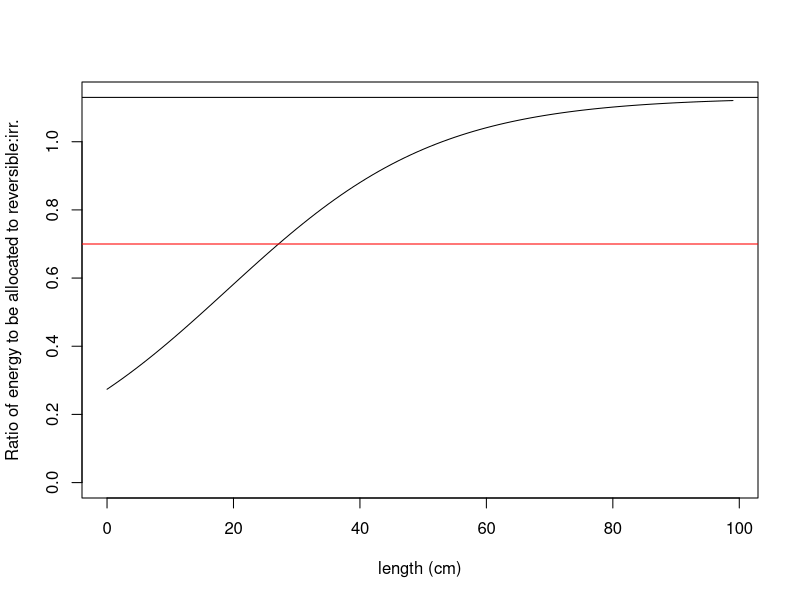
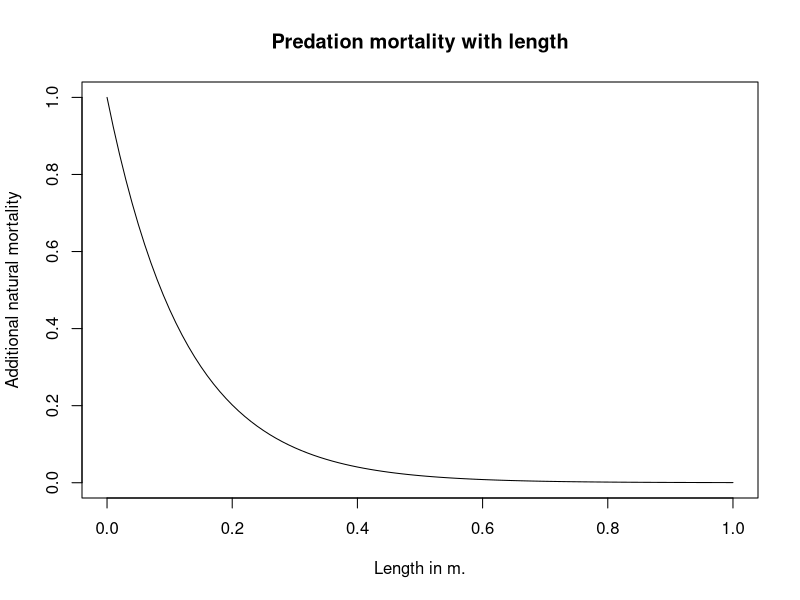
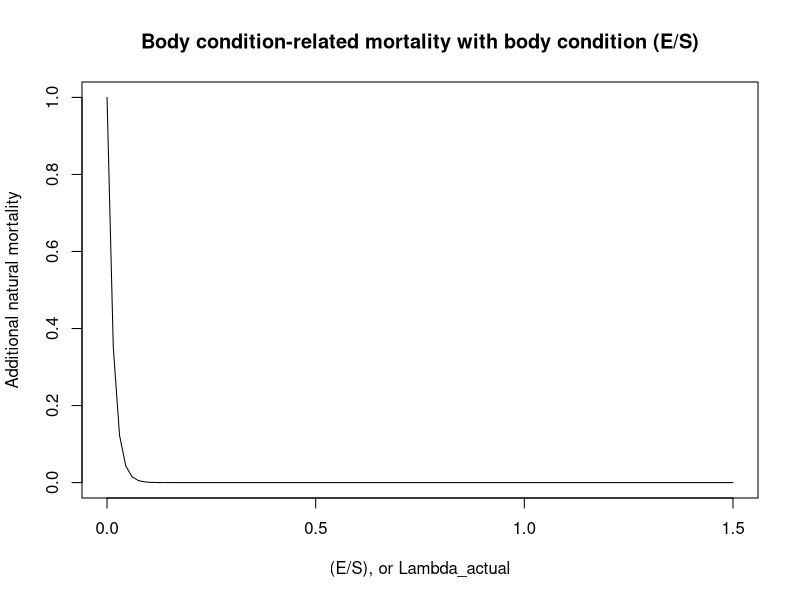
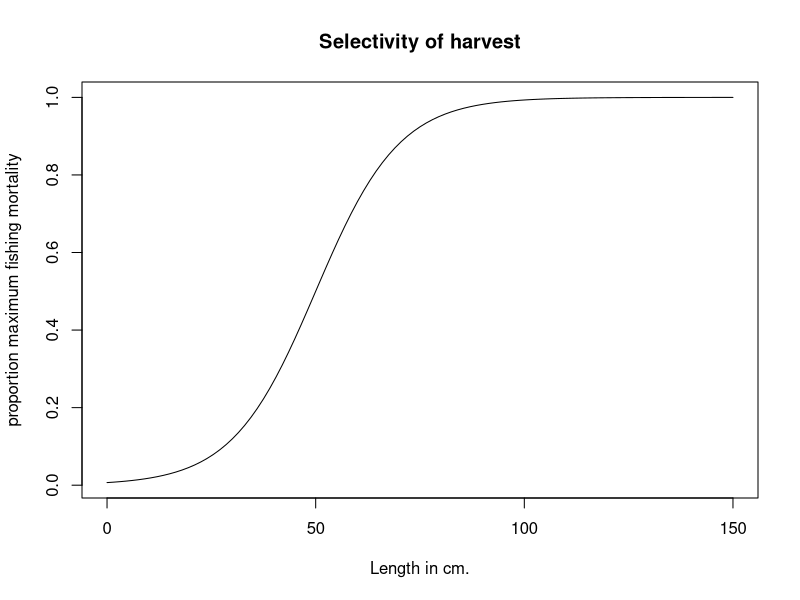
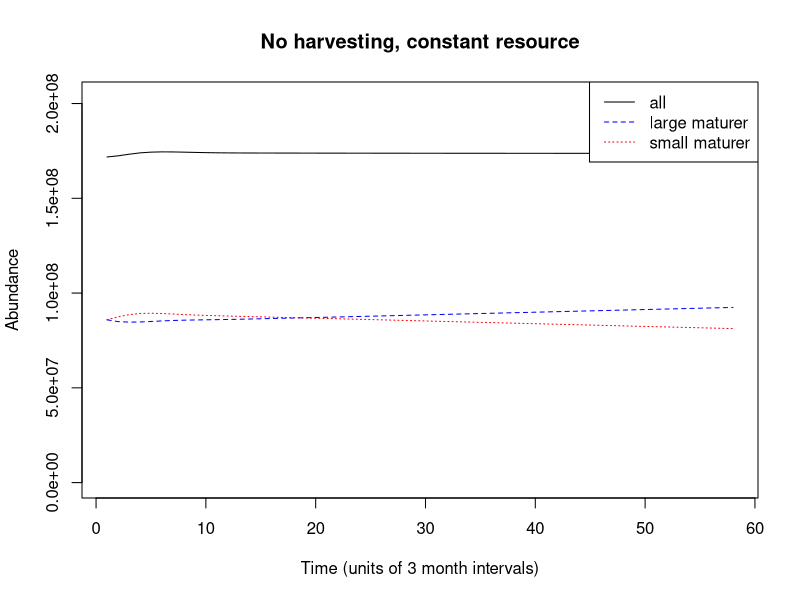
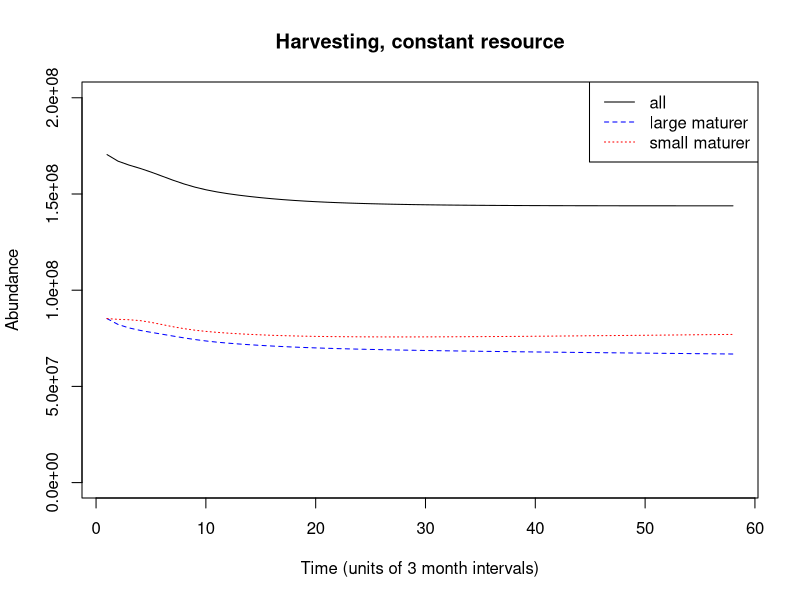
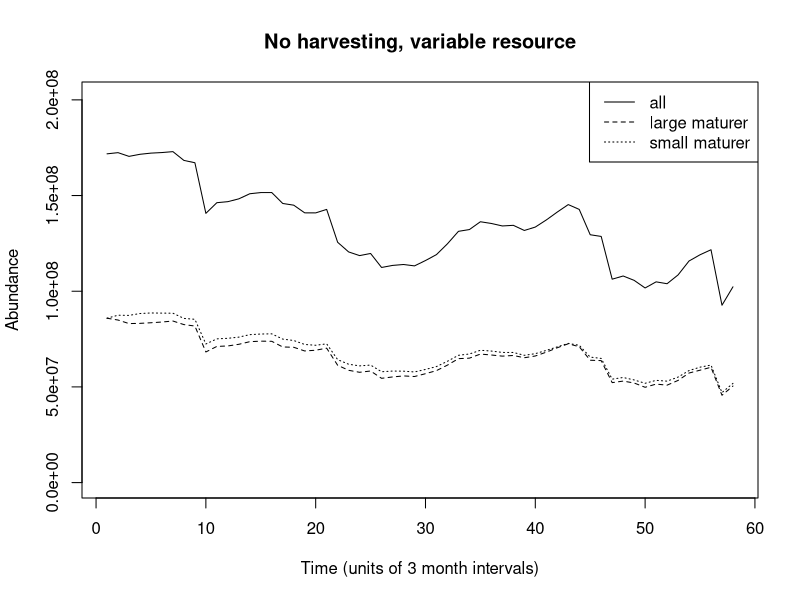

R code for these plots, in order: (Note: a time limit stopped this script after it produced the figures.)
## ---- chunk 1
knitr::opts_chunk$set(echo = TRUE)
## ---- chunk 2
ratios <- vector(mode="numeric", length=25)
r =6
# In meters
a_bar = 0.2
lambda_min=0

lambda_max=1.13

for (i in 1:100) {
  ratios[i] <- lambda_min + (lambda_max-lambda_min)*(exp(r*((i/100)-a_bar)))/(1+exp(r*((i/100)-a_bar)))
}
plot(0:(length(ratios)-1), ratios, xlab="length (cm)", ylab="Ratio of energy to be allocated to reversible:irr.", type="l", ylim=c(lambda_min, lambda_max))
abline(h=1.13)
abline(h=0.7, col="red")
## ---- chunk 3
curve(exp(-8*x), from =0, to=1, xlab="Length in m.", ylab="Additional natural mortality", main="Predation mortality with length")
curve(exp(-70*x), from =0, to=1.5, xlab="(E/S), or Lambda_actual", ylab="Additional natural mortality", main="Body condition-related mortality with body condition (E/S)")
## ---- chunk 4
curve(1/(1+exp(-0.1*(x - 50))), from =0, to=150, xlab="Length in cm.", ylab="proportion maximum fishing mortality", main="Selectivity of harvest")
## ---- chunk 5
# genotype1r = 4
# genotype2r = 8
# genotype1l_bar = 0.2
# genotype2l_bar = 0.2
# genotype1w = 0.674
# genotype2w = 0.674

# genotype1r = 6
# genotype2r = 6
# genotype1l_bar = 0.2
# genotype2l_bar = 0.2
# genotype1w = 0.7
# genotype2w = 0.3

genotype1r = 6
genotype2r = 6
genotype1l_bar = 0.2
genotype2l_bar = 0
genotype1w = 0.674
genotype2w = 0.674

# Set longevity of the fish species, runtime of the model, and number of distinct genotypes
longevity_days = 9125
# set runtime to any arbitrary desired value, in units of days, that is a multiple of 365
runtime_days = 150*365
genotypes = 2
# Setting the length of the timestep in days - set to any fraction of 365
timescale= (365)/4
# Setting run time and longevity to units of time steps
runtime = round(runtime_days/timescale)
longevity = round(longevity_days/timescale)

# How long to run model for convergence before addition of genetic diversity
# in units of days
add_genotypes = 33440

initialize_pop_matrices <- function(longevity, runtime, genotype) {
  # Initialize matrix of columns (years) and rows (age classes)
  # Multiplied by 3 because we'll be storing cohorts' reproductive biomass and lengths 
  age_dist=matrix(0L, nrow=longevity*3, ncol=runtime+1)
  # Add (arbitrarily) 1000000 individuals to age=10 to start with
  age_dist[round(3650/timescale), 1] = 1000000
  return(age_dist)
}

# Generate a matrix for each genotype
for (g in 1:genotypes) {
  assign(paste("age_dist_",g,sep=""),initialize_pop_matrices(longevity, runtime, g),envir = .GlobalEnv)
}

# Set parameters
# Need to add density dependence
# The steepness of the increase in the ratio lambda (reversible over structural mass)
r = 6
# The length at which the increasing function of lambda reaches its inflection point
l_bar = 0.2
# Scaling parameter for obtaining structural mass from standard length
c_1 = 5787
# Multiplier for obtaining overall yearly energy intake as a function of structural mass
p_0 = 0.1*timescale
# Exponent for obtaining overall yearly energy intake as a function of structural mass
p_1 = 2/3
# Maximum ratio lambda (reversible over structural mass) a fish can attain over its life
lambda_max = 1.3
# Minimum ratio lambda a fish can attain over its life
lambda_min = 0
# Multiplier for obtaining cost of maintenance of structural mass
c_S = 0.003*timescale
# Multiplier for obtaining cost of maintenance of reversible mass
c_E = 0.0003*timescale
# Efficiency with which energy is converted into reversible mass
e_E = 0.9
# Efficiency with which energy is converted to structural mass
e_S = (1/3)
# Multiplier and exponent for the cost of reproduction (in grams)
r_0 = 6
r_1 = 0.6
# Effectively, reproductive investment (fraction of reversible mass devoted to reproduction)
w= 0.674
# Instantaneous base mortality rate, derived from daily instantaneous probability of survival for M=-0.2, multiplied to -1 to make positive
m = log(0.999452^timescale)*(-1)
# Instantaneous fishing mortality
Fishing = 0
# Ricker
alpha = 8.44e-09
b = 4.43e-15
# Parameter setting size-selection ogive steepness
q_f = 0.2
# Minimum catch size for the species (in meters)
mincatchsize = 0.5
# Total population biomass
b_t=0
# Increased natural mortality rate at E/S = 0 or S = 0 
# For roughly 0.5 year-based instantaneous mortality at ~1 yrs., Koster et al 2003
m_p_max=log(0.9986^timescale)*(-1)
m_c_max=log(0.95^timescale)*(-1)
# Egg packing constant
packing = 4.45e6
# Parameter for exponential decline in condition-dependent mortality with improved body condition
z_c=7
# Parameter for exponential decline in predation mortality with increased body length
z_p=8
# Resource density
RD = 9000000
# Consumption with resource density half-saturation constant
K_RD = 1000000
# Variability in resource
sd_RD = 0
# How much energy intake is affected by changes in resources (1=no change)
resource = 1

# GROWTH FUNCTIONS

# For obtaining structural mass
structural_mass <- function(l) {
  return(c_1*(l)^3)
}

# Calculate the instrinsic length-dependent E/S ratio that the fish is trying to attain
intrinsic_lambda <- function(l, l_bar, r, lambda_min, lambda_max) {
  return(lambda_min + (lambda_max-lambda_min)*(exp(r*(l-l_bar)))/(1+exp(r*(l-l_bar))))
}

# Energy intake for the fish per year, dependent on fish structural biomass
size_dependent_energy_intake <- function(S, p_0, p_1) {
  return(resource*p_0*(S)^(p_1))
}

# Calculate the cost of the year of maintaining current structural and reversible biomass
maintenance_cost <- function(S, E, c_S, c_E) {
  return(c_S*S + c_E*E)
}

# Function for calculating a new, reduced level of reversible biomass, if net energy intake is negative
negative_p_net <- function(E, p_net, e_E) {
  if (p_net < 0) {
    return(E + (p_net/e_E))}
}

# Calculate the amount of energy needed to raise the R/S ratio to the length-dependent maximum
p_E_raising_lambda <- function(lambda_a, S, E) {
  return((lambda_a*S - E))
}

# Calculating proportion of any remaining energy to be converted to structural mass, to maintain R/S
remaining_energy_allocation <- function(e_S, e_E, lambda_a) {
  return((lambda_a*e_S)/(lambda_a*e_S + e_E))
}

# Obtain R and S for a cohort prior to its reproduction (or failure to reproduce) that year
get_pre_reproductive_size <- function(E_past, l_past, a) {
  S_past = structural_mass(l_past)
  S = S_past
  lambda_a = intrinsic_lambda(l_past, l_bar, r, lambda_min, lambda_max)
  p_net = size_dependent_energy_intake(S_past, p_0, p_1) - maintenance_cost(S_past, E_past, c_S, c_E)
  if (p_net < 0) {
    E <- max(0,negative_p_net(E_past, p_net, e_E))
  }
  if (p_net >= 0 & lambda_a > (E_past/S_past)) {
    # Gives amount of grams needed to raise E/S to lambda_l - not taking efficiency into account yet
    p_E = p_E_raising_lambda(lambda_a, S_past, E_past)
    if ((p_E/e_E - p_net) >=0) {
      E_past = p_net*e_E + E_past
      p_net = 0
    }
    if ((p_E/e_E - p_net) <0) {
      E_past = p_E + E_past
      p_net = p_net - p_E/e_E
    }
  }
  E = E_past
  if (p_net >= 0) {
    E = E_past + remaining_energy_allocation(e_S, e_E, lambda_a)*e_E*p_net
    S = S_past + (1-remaining_energy_allocation(e_S, e_E, lambda_a))*e_S*p_net
  }
  l = (S/c_1)^(1/3)
  output <- c(E,l)
  return(output)
}

# REPRODUCTION FUNCTIONS

# Calculate spawning stock biomass
fecundity <- function(ages, t, age_dist, g) {
  # Parameterizing genotypes
  if (t >= round(add_genotypes/timescale)) {
    w=0.674
    # Genotype parameterization
    if (g==1) {
      w=genotype1w
    }
    if (g==2) {
      w=genotype2w
    }
  }
  fecundity = 0
  for (a in ages) {
    if ((w*age_dist[a+(longevity),t]-(r_0*structural_mass(age_dist[a+(2*longevity),t]))^(r_1))>0) {
      fecundity = fecundity + (w*age_dist[a+(longevity),t]-(r_0*structural_mass(age_dist[a+(2*longevity),t]))^(r_1))*age_dist[a,t]
      age_dist[a+(longevity),t] = age_dist[a+(longevity),t] - w*age_dist[a+(longevity),t]
    }
  }
  # Convert from g. to kg.
  fecundity = fecundity/1000
  # Convert from kg. to fecundity
  fecundity = fecundity*(packing)
  assign(paste("age_dist_",g,sep=""),age_dist, envir = .GlobalEnv) 
  return(fecundity)
}

# Calculate total population biomass
biomass_t <- function(ages, t) {
  for (a in ages) {
    b_t = b_t + age_dist[a, t-1]*(structural_mass(age_dist[a+(2*longevity),t-1]))
  }
  return(b_t)
}

# Density dependent recruitment for this year
recruitment <- function(age, ages, t) {
  egg_production_total = 0
  for (g in 1:genotypes) {
    egg_production_total = egg_production_total + fecundity(ages, t, get(paste("age_dist_",g,sep="")),g)
  }
  relative_recruitment = vector(mode="numeric", length=genotypes)
  for (g in 1:genotypes) {
    relative_recruitment[g] = fecundity(ages, t, get(paste("age_dist_",g,sep="")),g)/egg_production_total
  }
  if (age==0) {
    N_0 = alpha * egg_production_total * exp(-b*egg_production_total)
    # Converting from thousands recruits to recruits, dividing by 2 because Ricker makes both male and female fish
    N_0 = N_0 * 1000
    N_0 = N_0/2
  }
  for (g in 1:genotypes) {
    age_dist = get(paste("age_dist_",g,sep=""))
    age_dist[1,t] = N_0*relative_recruitment[g]
    assign(paste("age_dist_",g,sep=""),age_dist, envir = .GlobalEnv) 
  }
}

# Add new recruits, and change the reproducing cohorts' amount of reversible mass
reproduce <- function(ages, t) {
  if (t>1) {
    recruitment(0, ages, t)
  }
}

# MORTALITY FUNCTIONS

# Fishing mortality is size selective
selective_mortality <- function(length) {
  1 / (1 + exp(-q_f*(length - mincatchsize)*100))
}

# Mortality drops as E/S increases, as S increases
mortality <- function(age) {
  cond <- 100*(((age_dist[age-1+(longevity),t-1]))+structural_mass(age_dist[age-1+(2*longevity),t-1]))/((100*age_dist[age-1+(2*longevity),t-1])^3)
  length = age_dist[age-1+(2*longevity),t-1]
  if (age < longevity) {
    N_t = age_dist[age-1,t-1]*exp( -m + -Fishing*selective_mortality(length) - m_c_max*exp(-z_c*cond) - (m_p_max-m)*exp(-z_p*length) )
  }
  if (age == longevity) {
    N_t = age_dist[age-1,t-1]*exp( -m + -Fishing*selective_mortality(length) - m_c_max*exp(-z_c*cond) - (m_p_max-m)*exp(-z_p*length))
    N_t = age_dist[age,t-1]*exp( -m + -Fishing*selective_mortality(length) - m_c_max*exp(-z_c*cond) - (m_p_max-m)*exp(-z_p*length))
  }
  return(N_t)
}

# Initial masses and lengths for age 0 cod from table 2.2.1 from Ianelli et al., and (for the lambda ratio) from Audzijonyte and Richards
# Calculate lengths (and reversible masses) at each age for the model with no density dependence
lengths_at_t1 <- function(genotypes) {
  t=1
  for (g in 1:genotypes) {
    age_dist = get(paste("age_dist_",g,sep=""))
    age_dist[1+(longevity), 1] = 3.938
    age_dist[1+2*(longevity), 1] = 0.1102
    for (i in 2:longevity) {
      new_E_l = get_pre_reproductive_size(age_dist[i-1+(longevity), 1],age_dist[i-1+2*(longevity), 1], i-1)
      age_dist[i+(longevity), 1] = new_E_l[1]
      age_dist[i+(2*longevity), 1] = new_E_l[2]
      if ((w*age_dist[i+(longevity),t]-(r_0*structural_mass(age_dist[i+(2*longevity),t]))^(r_1))>0)
      {
       age_dist[i+(longevity),t] = age_dist[i+(longevity),t] - w*age_dist[i+(longevity),t]*(timescale/365) 
      }
    }
    assign(paste("age_dist_",g,sep=""),age_dist, envir = .GlobalEnv) 
  }
}  

# Initialize lengths and reversible masses for ages
lengths_at_t1(genotypes)

# Set runtime so is extra time left in end of model, to account for recruitment lag
runtime <- (runtime - (round(365/timescale)))

# Run the model
for (t in 2:runtime) {
  random_multiplier <- max(rnorm(1,1,sd=sd_RD),0)
  resource = (random_multiplier*RD/(K_RD+ random_multiplier*RD))  
  b_t=0
  if (t == round(add_genotypes/timescale)) {
    Fishing = log(exp(-0)^(1/(365/timescale)))*(-1)
    sd_RD = 0
  }
  for (genotype in 1:genotypes) {
    age_dist = get(paste("age_dist_",genotype,sep=""))
    b_t = biomass_t(1:longevity, t)
    assign(paste("age_dist_",genotype,sep=""),age_dist, envir = .GlobalEnv) 
  }
  for (genotype in 1:genotypes) {
    
    # Parameterizing genotypes
    if (t >= round(add_genotypes/timescale)) {
      r=6
      # Genotype parameterization
      if (genotype==1) {
        # a_bar = 36.5
        r=genotype1r
        l_bar = genotype1l_bar
      }
      if (genotype==2) {
        # a_bar = 365*2
        r=genotype2r
        l_bar = genotype2l_bar
      }
    }
  
    age_dist = get(paste("age_dist_",genotype,sep=""))
    age_dist[1+(longevity), t] =  3.938
    age_dist[1+2*(longevity), t] = 0.1102
    for (age in 2:longevity) {
      new_E_l = get_pre_reproductive_size(age_dist[age-1+(longevity), t-1],age_dist[age-1+2*(longevity), t-1], age-1)
      age_dist[age+(longevity), t] = new_E_l[1]
      age_dist[age+(2*longevity), t] = new_E_l[2]
    
    # Mortality
    for (age in 2:longevity) {
      age_dist[age, t] <- mortality(age)
    }
    }
    assign(paste("age_dist_",genotype,sep=""),age_dist, envir = .GlobalEnv) 
  }
  if ((t%%round(365/timescale) == 0)) {
   reproduce(1:longevity, t) 
  }
}

## ---- chunk 6
### Analysis code

approach <- vector(mode="numeric", length=runtime)
for (i in 1:runtime) {
  for (j in 1:genotypes) {
    approach[i] <- approach[i]+ sum(get(paste("age_dist_", j, sep=""))[1:longevity,i])
  } 
}
# Plot population dynamics
plot(approach[seq(round(add_genotypes/timescale),length(approach), by=4)],lty=1, pch=19, type="l", ylab="Abundance",xlab="Time (units of 3 month intervals)", ylim=c(0,max(approach)), main= "No harvesting, constant resource")
approach <- vector(mode="numeric", length=runtime)
for (i in 1:runtime) {
  approach[i] <- sum(age_dist_1[1:longevity,i])
}
lines(approach[seq(round(add_genotypes/timescale),length(approach), by=4)], lty=2, pch=19, type="l", col="blue")
cols <- c(3,4,5,6)
for (j in 2:genotypes) {
  approach <- vector(mode="numeric", length=runtime)
  for (i in 1:runtime) {
    approach[i] <- sum(get(paste("age_dist_",j, sep=""))[1:longevity,i])
  }
  lines(approach[seq(round(add_genotypes/timescale),length(approach), by=4)], lty=cols[j-1], pch=19, col="red")
}
legend("topright",legend=c("all", "large maturer","small maturer"), lty=1:3, col=c("black","blue","red"))
## ---- chunk 7
# Run the model
for (t in (round(add_genotypes/timescale)):runtime) {
  random_multiplier <- max(rnorm(1,1,sd=sd_RD),0)
  resource = (random_multiplier*RD/(K_RD+ random_multiplier*RD))  
  b_t=0
  if (t == round(add_genotypes/timescale)) {
    Fishing = log(exp(-0.1)^(1/(365/timescale)))*(-1)
    sd_RD = 0
  }
  for (genotype in 1:genotypes) {
    age_dist = get(paste("age_dist_",genotype,sep=""))
    b_t = biomass_t(1:longevity, t)
    assign(paste("age_dist_",genotype,sep=""),age_dist, envir = .GlobalEnv) 
  }
  for (genotype in 1:genotypes) {
    
    # Parameterizing genotypes
    if (t >= round(add_genotypes/timescale)) {
      r=6
      # Genotype parameterization
      if (genotype==1) {
        # a_bar = 36.5
        r=genotype1r
        l_bar = genotype1l_bar
      }
      if (genotype==2) {
        # a_bar = 365*2
        r=genotype2r
        l_bar = genotype2l_bar
      }
    }
  
    age_dist = get(paste("age_dist_",genotype,sep=""))
    age_dist[1+(longevity), t] =  3.938
    age_dist[1+2*(longevity), t] = 0.1102
    for (age in 2:longevity) {
      new_E_l = get_pre_reproductive_size(age_dist[age-1+(longevity), t-1],age_dist[age-1+2*(longevity), t-1], age-1)
      age_dist[age+(longevity), t] = new_E_l[1]
      age_dist[age+(2*longevity), t] = new_E_l[2]
    
    # Mortality
    for (age in 2:longevity) {
      age_dist[age, t] <- mortality(age)
    }
    }
    assign(paste("age_dist_",genotype,sep=""),age_dist, envir = .GlobalEnv) 
  }
  if ((t%%round(365/timescale) == 0)) {
   reproduce(1:longevity, t) 
  }
}

### Analysis code

approach <- vector(mode="numeric", length=runtime)
for (i in 1:runtime) {
  for (j in 1:genotypes) {
    approach[i] <- approach[i]+ sum(get(paste("age_dist_", j, sep=""))[1:longevity,i])
  } 
}
# Plot population dynamics
plot(approach[seq(round(add_genotypes/timescale),length(approach), by=4)],lty=1, pch=19, type="l", ylab="Abundance",xlab="Time (units of 3 month intervals)", ylim=c(0,max(approach)), main= "Harvesting, constant resource")
approach <- vector(mode="numeric", length=runtime)
for (i in 1:runtime) {
  approach[i] <- sum(age_dist_1[1:longevity,i])
}
lines(approach[seq(round(add_genotypes/timescale),length(approach), by=4)], lty=2, pch=19, type="l", col="blue")
cols <- c(3,4,5,6)
for (j in 2:genotypes) {
  approach <- vector(mode="numeric", length=runtime)
  for (i in 1:runtime) {
    approach[i] <- sum(get(paste("age_dist_",j, sep=""))[1:longevity,i])
  }
  lines(approach[seq(round(add_genotypes/timescale),length(approach), by=4)], lty=cols[j-1], pch=19, col="red")
}
legend("topright",legend=c("all", "large maturer","small maturer"), lty=1:3, col=c("black","blue","red"))
## ---- chunk 8
total_r_nh <- vector(mode="numeric")
g_1_r_nh <- vector(mode="numeric")
g_2_r_nh <- vector(mode="numeric")
selection_r_nh <- vector(mode="numeric")

for (rrun_counter in 1:10) {

# Need to take this loop out, integrate into rest of code
random_resources <- vector(mode="numeric", length=runtime)
for (r in 1:runtime) {
  random_resources[r] <- max(rnorm(1,1,sd=0.8),0)
}

# Run the model
for (t in (round(add_genotypes/timescale)):runtime) {
  random_multiplier <- random_resources[t]
  resource = (random_multiplier*RD/(K_RD+ random_multiplier*RD))  
  b_t=0
  if (t == round(add_genotypes/timescale)) {
    Fishing = log(exp(-0)^(1/(365/timescale)))*(-1)
    sd_RD = 0.25
  }
  for (genotype in 1:genotypes) {
    age_dist = get(paste("age_dist_",genotype,sep=""))
    b_t = biomass_t(1:longevity, t)
    assign(paste("age_dist_",genotype,sep=""),age_dist, envir = .GlobalEnv) 
  }
  for (genotype in 1:genotypes) {
    
    # Parameterizing genotypes
    if (t >= round(add_genotypes/timescale)) {
      r=6
      # Genotype parameterization
      if (genotype==1) {
        # a_bar = 36.5
        r=genotype1r
        l_bar = genotype1l_bar
      }
      if (genotype==2) {
        # a_bar = 365*2
        r=genotype2r
        l_bar = genotype2l_bar
      }
    }
  
    age_dist = get(paste("age_dist_",genotype,sep=""))
    age_dist[1+(longevity), t] =  3.938
    age_dist[1+2*(longevity), t] = 0.1102
    for (age in 2:longevity) {
      new_E_l = get_pre_reproductive_size(age_dist[age-1+(longevity), t-1],age_dist[age-1+2*(longevity), t-1], age-1)
      age_dist[age+(longevity), t] = new_E_l[1]
      age_dist[age+(2*longevity), t] = new_E_l[2]
    
    # Mortality
    for (age in 2:longevity) {
      age_dist[age, t] <- mortality(age)
    }
    }
    assign(paste("age_dist_",genotype,sep=""),age_dist, envir = .GlobalEnv) 
  }
  if ((t%%round(365/timescale) == 0)) {
   reproduce(1:longevity, t) 
  }
}

### Analysis code

approach <- vector(mode="numeric", length=runtime)
for (i in 1:runtime) {
  for (j in 1:genotypes) {
    approach[i] <- approach[i]+ sum(get(paste("age_dist_", j, sep=""))[1:longevity,i])
  } 
}
total_r_nh <- c(total_r_nh, approach[seq(round(add_genotypes/timescale),length(approach), by=4)])
# Plot population dynamics
plot(approach[seq(round(add_genotypes/timescale),length(approach), by=4)],lty=1, pch=19, type="l", ylab="Abundance",xlab="Time (units of 3 month intervals)", ylim=c(0,max(approach)), main= "No harvesting, variable resource")
approach <- vector(mode="numeric", length=runtime)
for (i in 1:runtime) {
  approach[i] <- sum(age_dist_1[1:longevity,i])
}
lines(approach[seq(round(add_genotypes/timescale),length(approach), by=4)], lty=2, pch=19, type="l")
g_1_r_nh <- c(g_1_r_nh, approach[seq(round(add_genotypes/timescale),length(approach), by=4)])
cols <- c(3,4,5,6)
for (j in 2:genotypes) {
  approach <- vector(mode="numeric", length=runtime)
  for (i in 1:runtime) {
    approach[i] <- sum(get(paste("age_dist_",j, sep=""))[1:longevity,i])
  }
  lines(approach[seq(round(add_genotypes/timescale),length(approach), by=4)], lty=cols[j-1], pch=19)
  g_2_r_nh <- c(g_2_r_nh, approach[seq(round(add_genotypes/timescale),length(approach), by=4)])
}
legend("topright",legend=c("all", "large maturer","small maturer"), lty=1:3)

# Get mean parent genotypes
mean_parent_genotypes <- vector(mode="numeric", length=runtime)
for (i in 1:runtime) {
  mean_parent_genotypes[i] <- (age_dist_1[1,i]*genotype1l_bar + age_dist_2[1,i]*genotype2l_bar)/(age_dist_1[1,i] + age_dist_2[1,i])
}
mean_parent_genotypes<-mean_parent_genotypes[seq(368,length(mean_parent_genotypes)-4, by=4)]

# Get mean genotypes of offspring
mean_offspring_genotypes <- vector(mode="numeric", length=runtime)
for (i in 1:runtime) {
  mean_offspring_genotypes[i] <- (age_dist_1[1,i]*genotype1l_bar + age_dist_2[1,i]*genotype2l_bar)/(age_dist_1[1,i] + age_dist_2[1,i])
}
mean_offspring_genotypes <- mean_offspring_genotypes[seq(372,length(mean_offspring_genotypes), by=4)]

# selection_r_nh <- c(selection_r_nh, (mean_offspring_genotypes-mean_parent_genotypes))

selection_r_nh <- c(selection_r_nh, (mean_offspring_genotypes))

}

plot((round(add_genotypes/timescale)):runtime, random_resources[(round(add_genotypes/timescale)):runtime], col="green", main="Variation in resources over time", xlab="Time", ylab="Total amt. resource in enironment", type="l")
## ---- chunk 9
total_r_h <- vector(mode="numeric")
g_1_r_h <- vector(mode="numeric")
g_2_r_h <- vector(mode="numeric")
selection_r_h <- vector(mode="numeric")

for (rrun_counter in 1:10) {

# Need to take this loop out, integrate into rest of code
random_resources <- vector(mode="numeric", length=runtime)
for (r in 1:runtime) {
  random_resources[r] <- max(rnorm(1,1,sd=0.8),0)
}

# Run the model
for (t in (round(add_genotypes/timescale)-10):runtime) {
  random_multiplier <- random_resources[t]
  resource = (random_multiplier*RD/(K_RD+ random_multiplier*RD))
  b_t=0
  if (t == round(add_genotypes/timescale)) {
    Fishing = log(exp(-0.1)^(1/(365/timescale)))*(-1)
    sd_RD = 0.25
  }
  for (genotype in 1:genotypes) {
    age_dist = get(paste("age_dist_",genotype,sep=""))
    b_t = biomass_t(1:longevity, t)
    assign(paste("age_dist_",genotype,sep=""),age_dist, envir = .GlobalEnv) 
  }
  for (genotype in 1:genotypes) {
    
    # Parameterizing genotypes
    if (t >= round(add_genotypes/timescale)) {
      r=6
      # Genotype parameterization
      if (genotype==1) {
        # a_bar = 36.5
        r=genotype1r
        l_bar = genotype1l_bar
      }
      if (genotype==2) {
        # a_bar = 365*2
        r=genotype2r
        l_bar = genotype2l_bar
      }
    }
  
    age_dist = get(paste("age_dist_",genotype,sep=""))
    age_dist[1+(longevity), t] =  3.938
    age_dist[1+2*(longevity), t] = 0.1102
    for (age in 2:longevity) {
      new_E_l = get_pre_reproductive_size(age_dist[age-1+(longevity), t-1],age_dist[age-1+2*(longevity), t-1], age-1)
      age_dist[age+(longevity), t] = new_E_l[1]
      age_dist[age+(2*longevity), t] = new_E_l[2]
    
    # Mortality
    for (age in 2:longevity) {
      age_dist[age, t] <- mortality(age)
    }
    }
    assign(paste("age_dist_",genotype,sep=""),age_dist, envir = .GlobalEnv) 
  }
  if ((t%%round(365/timescale) == 0)) {
   reproduce(1:longevity, t) 
  }
}

### Analysis code

approach <- vector(mode="numeric", length=runtime)
for (i in 1:runtime) {
  for (j in 1:genotypes) {
    approach[i] <- approach[i]+ sum(get(paste("age_dist_", j, sep=""))[1:longevity,i])
  } 
}
total_r_h <- c(total_r_h, approach[seq(round(add_genotypes/timescale),length(approach), by=4)])
# Plot population dynamics
plot(approach[seq(round(add_genotypes/timescale),length(approach), by=4)],lty=1, pch=19, type="l", ylab="Abundance",xlab="Time (units of 3 month intervals)", ylim=c(0,max(approach)), main= "Harvesting, variable resource")
approach <- vector(mode="numeric", length=runtime)
for (i in 1:runtime) {
  approach[i] <- sum(age_dist_1[1:longevity,i])
}
lines(approach[seq(round(add_genotypes/timescale),length(approach), by=4)], lty=2, pch=19, type="l")
g_1_r_h <- c(g_1_r_h, approach[seq(round(add_genotypes/timescale),length(approach), by=4)])
cols <- c(3,4,5,6)
for (j in 2:genotypes) {
  approach <- vector(mode="numeric", length=runtime)
  for (i in 1:runtime) {
    approach[i] <- sum(get(paste("age_dist_",j, sep=""))[1:longevity,i])
  }
  lines(approach[seq(round(add_genotypes/timescale),length(approach), by=4)], lty=cols[j-1], pch=19)
  g_2_r_h <- c(g_2_r_h, approach[seq(round(add_genotypes/timescale),length(approach), by=4)])
}
legend("topright",legend=c("all", "large maturer","small maturer"), lty=1:3)

# Get mean parent genotypes
mean_parent_genotypes <- vector(mode="numeric", length=runtime)
for (i in 1:runtime) {
  mean_parent_genotypes[i] <- (age_dist_1[1,i]*genotype1l_bar + age_dist_2[1,i]*genotype2l_bar)/(age_dist_1[1,i] + age_dist_2[1,i]) 
}
mean_parent_genotypes<-mean_parent_genotypes[seq(368,length(mean_parent_genotypes)-4, by=4)]

# Get mean genotypes of offspring
mean_offspring_genotypes <- vector(mode="numeric", length=runtime)
for (i in 1:runtime) {
  mean_offspring_genotypes[i] <- (age_dist_1[1,i]*genotype1l_bar + age_dist_2[1,i]*genotype2l_bar)/(age_dist_1[1,i] + age_dist_2[1,i])
}
mean_offspring_genotypes <- mean_offspring_genotypes[seq(372,length(mean_offspring_genotypes), by=4)]

selection_r_h <- c(selection_r_h, (mean_offspring_genotypes-mean_parent_genotypes))

}

plot((round(add_genotypes/timescale)):runtime, random_resources[(round(add_genotypes/timescale)):runtime], col="green", main="Variation in resources over time", xlab="Time", ylab="Total amt. resource in enironment", type="l")
## ---- chunk 10
# i_0 must be a year where there was recruitment
i_0 = 443
repro_vec = vector(length=longevity, mode="numeric")
survivor_vec = vector(length=longevity, mode="numeric")
length_vec_1 = vector(length=100, mode="numeric")
cond_vec_1 = vector(length=100, mode="numeric")
w = genotype1w
r = genotype1r
age_dist <- age_dist_1
survivor_vec[1]<-age_dist[1,i_0+1]
repro_vec[1] <- 0
for (i in 2:longevity) {
  repro_vec[i] <- max(0, (w*age_dist[i+(longevity),i_0+i] - (r_0*structural_mass(age_dist[i+(2*longevity),i_0+i]))^(r_1)))
  survivor_vec[i] <- age_dist[i,i_0+i]/(survivor_vec[1])
   length_vec_1[i] <- age_dist[i+(2*longevity),i_0+i]
   cond_vec_1[i] <- 100*(((age_dist[i+(longevity),i_0+i]))+structural_mass(age_dist[i+(2*longevity),i_0+i]))/((100*age_dist[i+(2*longevity),i_0+i])^3)
}
survivor_vec_1 <- survivor_vec
repro_vec_1 <- repro_vec

i_0 = 443
repro_vec = vector(length=100, mode="numeric")
survivor_vec = vector(length=100, mode="numeric")
length_vec = vector(length=100, mode="numeric")
cond_vec = vector(length=100, mode="numeric")
w = genotype2w
r = genotype2r
age_dist <- age_dist_2
survivor_vec[1]<-age_dist[1,i_0+1]
repro_vec[1] <- 0
for (i in 2:longevity) {
  # Should really be relative recruitment
  repro_vec[i] <- max(0, (w*age_dist[i+(longevity),i_0+i] - (r_0*structural_mass(age_dist[i+(2*longevity),i_0+i]))^(r_1)))
 survivor_vec[i] <- age_dist[i,i_0+i]/(survivor_vec[1])
 length_vec[i] <- age_dist[i+(2*longevity),i_0+i]
 cond <- 100*(((age_dist[age-1+(longevity),t-1]))+structural_mass(age_dist[age-1+(2*longevity),t-1]))/((100*age_dist[age-1+(2*longevity),t-1])^3)
 cond_vec[i] <- 100*(((age_dist[i+(longevity),i_0+i]))+structural_mass(age_dist[i+(2*longevity),i_0+i]))/((100*age_dist[i+(2*longevity),i_0+i])^3)
}
plot((survivor_vec[2:length(survivor_vec)])-(survivor_vec_1[2:length(survivor_vec_1)]), ylab="Survivorship of genotype 2 - genotype 1", main="Survivorship advantage/disadvantage of\ngenotype 2 over 1", xlab="Age")
plot((length_vec[2:length(survivor_vec)])-(length_vec_1[2:length(survivor_vec_1)]), ylab="Length of genotype 2 - genotype 1", main="Length advantage/disadvantage of\ngenotype 2 over 1", xlab="Age")
plot(repro_vec-repro_vec_1, ylab="Reproduction of genotype 2 - genotype 1", main="Reproduction advantage/disadvantage of\ngenotype 2 over 1", xlab="Age")
